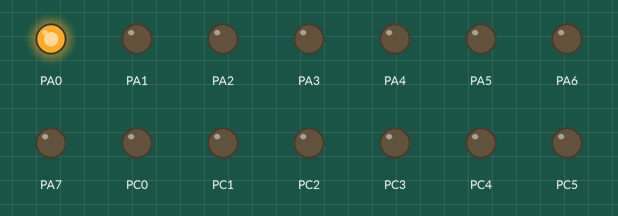
Recording of a program running on a simulated ATmega8515, CodeVisionAVR source translated, built with avr-gcc and emulated at 8 MHz. Parts: output pins drawn as LEDs (lit = HIGH).

Above: at 0.1 s.
Timing chart, 0 to 1.6 s (numbered marks = the images above):
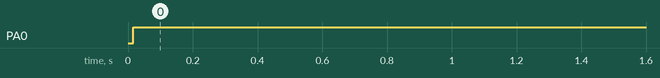

The program:

Juggler.c
```c
// (licence header left out)
#include <mega8515.h>

#define FRAME0 0
#define FRAME1 1
#define FRAME2 2
#define FRAME3 3
#define FRAME4 4
#define FRAME5 5
#define FRAME6 6
#define FRAME7 7
#define SNOWBOTTOM 8
#define SNOWMIDDLE 9
#define SNOWTOP 10
#define HAT 11
#define EYELEFT 12
#define EYERIGHT 13
#define NOSE 14
#define MOUTH 15

char g_waitCount;          // number of cycles to stay with this state

char g_nextValue[16];       // next state of the lights
char g_nextWaitCount;      // count for the next state

#define GetChannelValue(i) ((g_nextValue[i] != 0) ? 1 : 0)

int value = 0;

void CopyToOutput(void)
{
    PORTA.0 = GetChannelValue(0);
    PORTA.1 = GetChannelValue(1);
    PORTA.2 = GetChannelValue(2);
    PORTA.3 = GetChannelValue(3);
    PORTA.4 = GetChannelValue(4);
    PORTA.5 = GetChannelValue(5);
    PORTA.6 = GetChannelValue(6);
    PORTA.7 = GetChannelValue(7);

    PORTC.0 = GetChannelValue(8);
    PORTC.1 = GetChannelValue(9);
    PORTC.2 = GetChannelValue(10);
    PORTC.3 = GetChannelValue(11);
    PORTC.4 = GetChannelValue(12);
    PORTC.5 = GetChannelValue(13);
    PORTC.6 = GetChannelValue(14);
    PORTC.7 = GetChannelValue(15);
}

// Timer 0 overflow interrupt service routine
// This runs at approximately 60 Hz

interrupt [TIM0_OVF] void timer0_ovf_isr(void)
{
    // Reinitialize Timer 0 value
    TCNT0=0x7D;

    // if the wait is over, we copy the new values over and reset the wait count.
    if (g_waitCount == 0)
    {
        CopyToOutput();

            // Get the wait count. The main thread is waiting for g_nextWaitCount to be set to zero, so
            // clearing it here will unblock the thread to figure out the next step in the animation...
        g_waitCount = g_nextWaitCount;
        g_nextWaitCount = 0;
    }
    else
    {
        g_waitCount--;
    }
}

void SpinWait()
{
    while (g_nextWaitCount != 0)
    {
    }
}

void SpinWaitClearAndPause(char pauseCount)
{
    char i;

    SpinWait();
    for (i = 0; i < 15; i++)
    {
        g_nextValue[i] = 0;
    }
    g_nextWaitCount = pauseCount;
}


void init(void);

// Declare your global variables here


void Juggle(char wait)
{
    int iteration = 0;
    int current = 7;

    while (iteration < 80)
    {
        SpinWait();
        g_nextValue[current] = 0;
        current = (current + 1) % 8;
        g_nextValue[current] = 1;
        g_nextWaitCount = wait;

        iteration++;
    }

    SpinWaitClearAndPause(wait);
}

void Sequence()
{
    int last = 15;
    int i;
    g_nextValue[15] = 1;

    for (i = 0; i < 16; i++)
    {
        g_nextValue[last] = 0;
        g_nextValue[i] = 1;

        last = (last + 1) % 16;
        g_nextWaitCount = 30;
        SpinWait();
    }

    SpinWaitClearAndPause(30);
}


void main(void)
{
int i = 0;
long int j = 0;
// Declare your local variables here

init();


// Global enable interrupts
#asm("sei")

while (1)
      {
        Sequence();
        //Juggle(10);
      };


}

void init(void)
{
// Input/Output Ports initialization
// Port A initialization
// Func7=Out Func6=Out Func5=Out Func4=Out Func3=Out Func2=Out Func1=Out Func0=Out
// State7=0 State6=0 State5=0 State4=0 State3=0 State2=0 State1=0 State0=0
PORTA=0x00;
DDRA=0xFF;

// Port B initialization
// Func7=In Func6=In Func5=In Func4=In Func3=In Func2=In Func1=In Func0=In
// State7=T State6=T State5=T State4=T State3=T State2=T State1=T State0=T
PORTB=0x00;
DDRB=0x00;

// Port C initialization
// Func7=Out Func6=Out Func5=Out Func4=Out Func3=Out Func2=Out Func1=Out Func0=Out
// State7=0 State6=0 State5=0 State4=0 State3=0 State2=0 State1=0 State0=0
PORTC=0x00;
DDRC=0xFF;

// Port D initialization
// Func7=In Func6=In Func5=In Func4=In Func3=In Func2=In Func1=In Func0=In
// State7=T State6=T State5=T State4=T State3=T State2=T State1=T State0=T
PORTD=0x00;
DDRD=0x00;

// Port E initialization
// Func2=In Func1=In Func0=In
// State2=T State1=T State0=T
PORTE=0x00;
DDRE=0x00;

// Timer/Counter 0 initialization
// Clock source: System Clock
// Clock value: 7.813 kHz
// Mode: Normal top=FFh
// OC0 output: Disconnected
TCCR0=0x05;
TCNT0=0x7D;
OCR0=0x00;

// Timer/Counter 1 initialization
// Clock source: System Clock
// Clock value: Timer1 Stopped
// Mode: Normal top=FFFFh
// OC1A output: Discon.
// OC1B output: Discon.
// Noise Canceler: Off
// Input Capture on Falling Edge
// Timer1 Overflow Interrupt: Off
// Input Capture Interrupt: Off
// Compare A Match Interrupt: Off
// Compare B Match Interrupt: Off
TCCR1A=0x00;
TCCR1B=0x00;
TCNT1H=0x00;
TCNT1L=0x00;
ICR1H=0x00;
ICR1L=0x00;
OCR1AH=0x00;
OCR1AL=0x00;
OCR1BH=0x00;
OCR1BL=0x00;

// External Interrupt(s) initialization
// INT0: Off
// INT1: Off
// INT2: Off
MCUCR=0x00;
EMCUCR=0x00;

// Timer(s)/Counter(s) Interrupt(s) initialization
TIMSK=0x02;

// Analog Comparator initialization
// Analog Comparator: Off
// Analog Comparator Input Capture by Timer/Counter 1: Off
ACSR=0x80;
}
```

Measured:
- by itself, PA0: LOW → HIGH at 0.02 s
